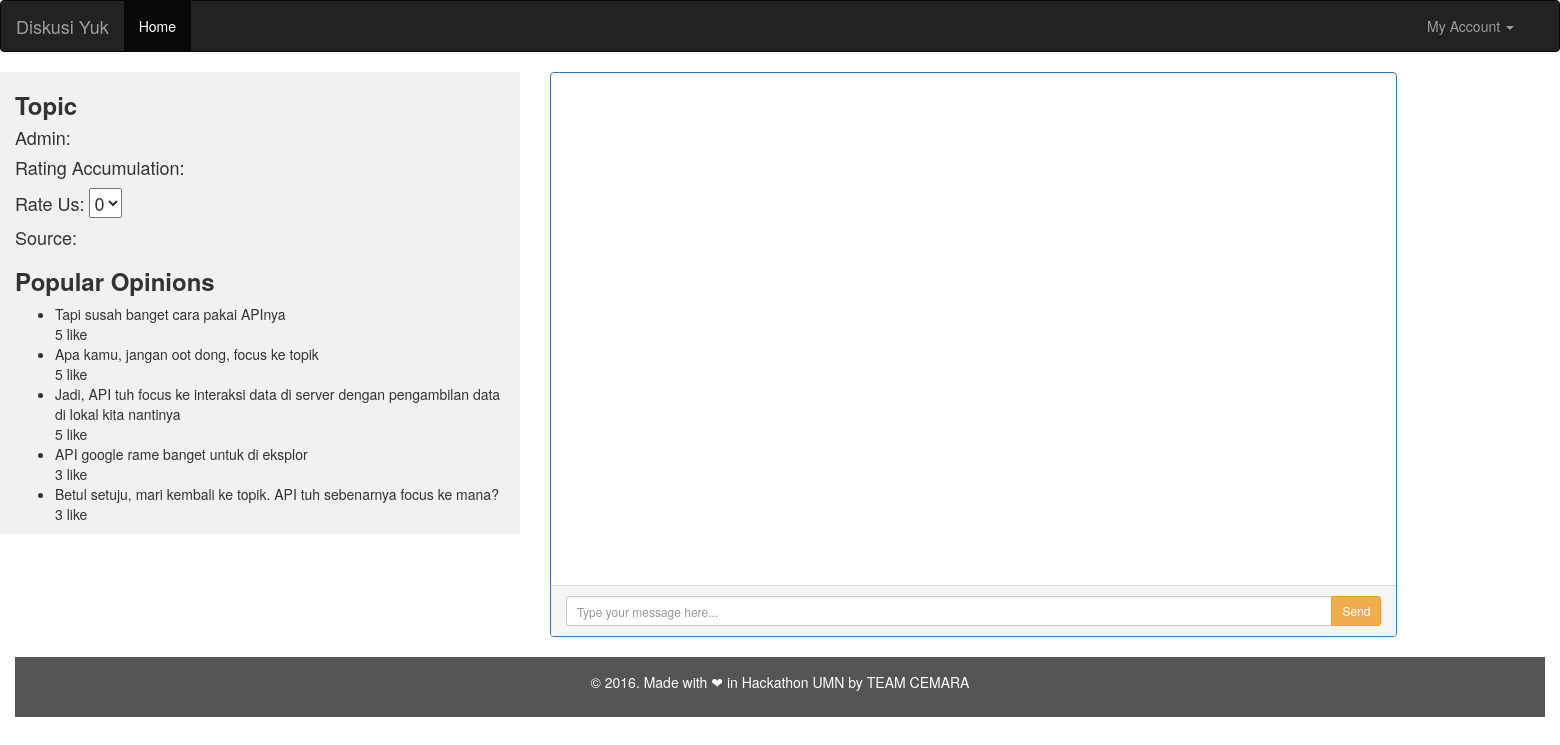
The page /user/chat.php on the database its author committed.
### tables this page shows
CREATE TABLE `comments` (
  `id_comment` int(11) NOT NULL,
  `comment` text NOT NULL,
  `added` timestamp NOT NULL DEFAULT CURRENT_TIMESTAMP ON UPDATE CURRENT_TIMESTAMP,
  `like_comment` int(11) NOT NULL DEFAULT '0',
  `dislike_comment` int(11) NOT NULL DEFAULT '0',
  `unrelated_comment` int(11) NOT NULL DEFAULT '0',
  `sentiment_score_positif` float NOT NULL DEFAULT '0',
  `sentiment_score_negatif` float NOT NULL DEFAULT '0',
  `sentiment_score_neutral` float NOT NULL DEFAULT '0',
  `showed` int(11) NOT NULL DEFAULT '0',
  `id_discussion_forum` int(11) NOT NULL,
  `id_user` int(11) NOT NULL
);

### user/chat.php (the view, shortened to what this page needs)
<?php
$db = new PDO(DB_DSN, DB_USER, DB_PASS);
$user = $db->prepare("SELECT * FROM user u, discussion d, articles a WHERE u.id_user = :u AND u.id_user = d.id_user AND d.id_articles = a.id_articles");
$user->bindValue(':u',$_GET['s']);
$user->execute();
$user = $user->fetch();
?>
<!DOCTYPE html>
<html lang="en">
<head>
  <link rel="stylesheet" href="https://maxcdn.bootstrapcdn.com/bootstrap/3.3.7/css/bootstrap.min.css">
  <link rel="stylesheet" href="./../css/chat.css">
<nav class="navbar navbar-inverse">
  <div class="container-fluid">
    <div class="navbar-header">
      <a class="navbar-brand" href="#">Diskusi Yuk</a>
    </div>
    <div class="collapse navbar-collapse" id="myNavbar">
      <ul class="nav navbar-nav">
        <li class="active"><a href="home.php">Home</a></li>
      </ul>
      <nav class="collapse navbar-collapse bs-navbar-collapse navbar-right" role="navigation">
        <ul class="nav navbar-nav">
          <li class="dropdown">
            <a href="#" class="dropdown-toggle" data-toggle="dropdown">My Account <b class="caret"></b></a>
          </li>
        </ul>
      </nav>
    </div>
  </div>
</nav>
</head>
<div class="container-fluid">
  <div class="row content">
    <div class="col-sm-4 sidenav">
      <h3><b>Topic</b></h4><p><?php echo $user['name_discussion']?></p>
      <h4>Admin: <?php echo $user['nick_name']?></h4>
      <h4>Rating Accumulation: <?php echo $user['rating_discussion']?></h4>
      <h4>Rate Us: <select>
      <option selected disabled>0</option>
              <?php
          $opinion = $db->prepare("SELECT * FROM comments WHERE showed = 0 ORDER BY like_comment desc");
          $opinion->execute();
          $opinion = $opinion->fetchAll();
      ?>
      </select></h4>
      <h4>Source: <br><a href="<?php echo $user['url_articles']?>"><?php echo $user['url_articles']?></a></h4>
      <h3><b>Popular Opinions</b></h3>
      <ul>
        <?php $i=0; foreach ($opinion as $key => $value) {?>
          <li><?php echo $value['comment']?>  <br> <?php echo $value['like_comment']?> like</li>
        <?php $i++; if ($i ==5) break; } ?>
      </ul>
    </div>
    <div class="col-sm-6">
    <div class="container">
    <div class="row">
        <div class="col-md-9">
            <div class="panel panel-primary">
                <div class="panel-body">
                </div>
                <div class="panel-footer">
                    <div class="input-group">
                        <input id="data" type="text" class="form-control input-sm" placeholder="Type your message here..." />
                        <span class="input-group-btn">
                            <button class="btn btn-warning btn-sm" id="datasend">
                                Send</button>
                        </span>
                    </div>
                </div>
            </div>
        </div>
    </div>
</div>
  </div>
</div>
<footer class="container-fluid text-center">
  <p>© 2016. Made with ❤ in Hackathon UMN by TEAM CEMARA </p>
</footer>
</body>
</html>

### css/chat.css (style rules this page uses)
.panel-body { overflow-y: scroll; height: 512px; }
footer { background-color: #555; color: white; padding: 15px; }
.row.content { height: auto }
.sidenav { background-color: #f1f1f1; height: 100%; }

### rows shown on the page
comments: comment "Tapi susah banget cara pakai APInya", like_comment "5"
comments: comment "Apa kamu, jangan oot dong, focus ke topik", like_comment "5"
comments: comment "Jadi, API tuh focus ke interaksi data di server dengan pengambilan data di lokal kita nantinya", like_comment "5"
comments: comment "API google rame banget untuk di eksplor", like_comment "3"
comments: comment "Betul setuju, mari kembali ke topik. API tuh sebenarnya focus ke mana?", like_comment "3"
